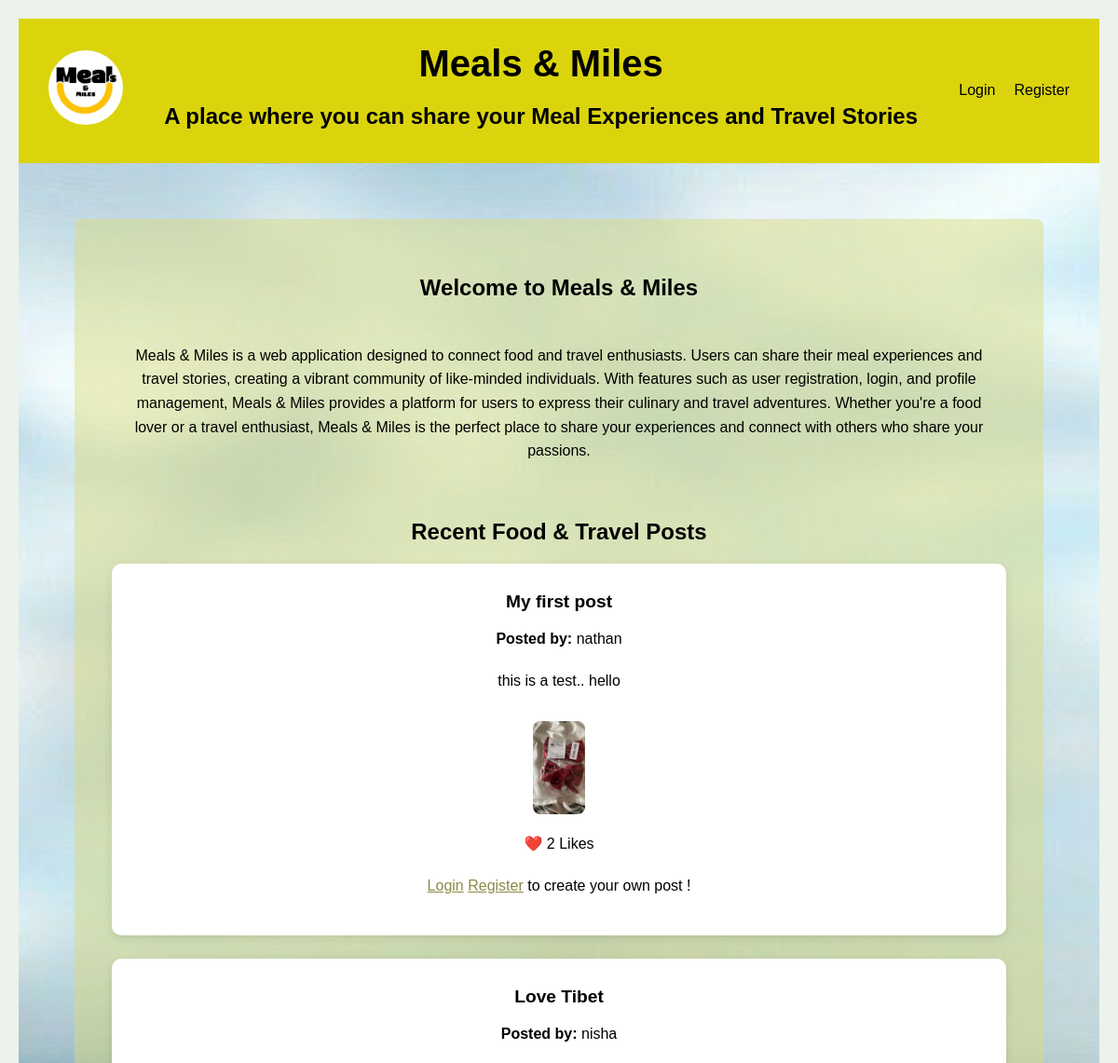
Before: / (upper part) with the older database file.
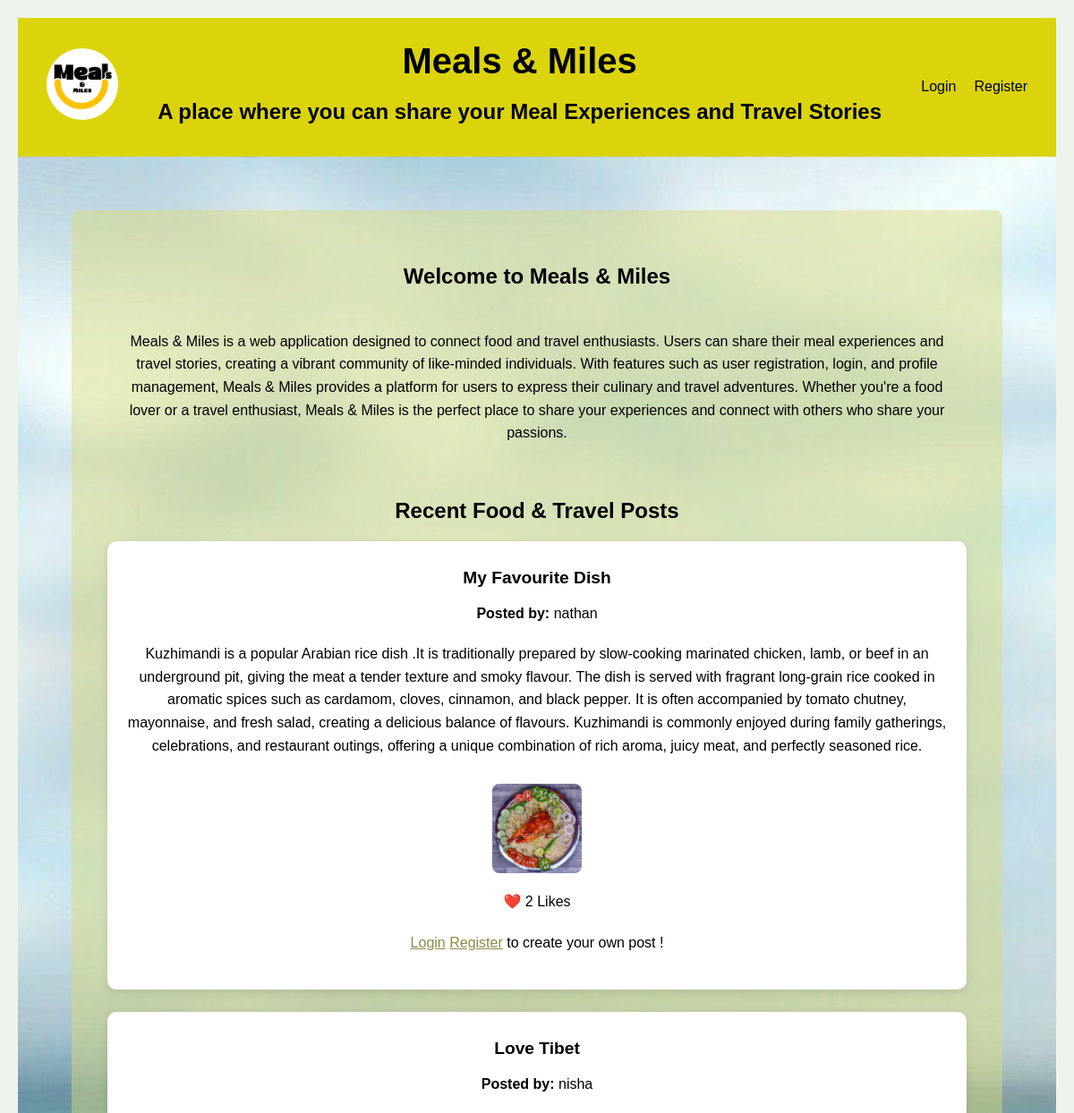
After: the same page with the newer database file.
### Database/models.py (models this page shows)
class Post(db.Model):
        id = db.Column(db.Integer, primary_key=True)
        title = db.Column(db.String(200))
        content = db.Column(db.Text)
        image = db.Column(db.String(255))
        user_id = db.Column(db.Integer, db.ForeignKey('user.id'))
        likes = db.relationship('Like',backref='post', lazy=True, cascade="all, delete-orphan")
        comments = db.relationship('Comment',backref='post', lazy=True, cascade="all, delete-orphan")

class User(db.Model, UserMixin):
    id = db.Column(db.Integer, primary_key=True)
    posts = db.relationship('Post', backref='author', lazy=True , cascade="all, delete-orphan")
    comments = db.relationship('Comment', backref='user', lazy=True, cascade="all, delete-orphan")
    likes = db.relationship('Like', backref='user', lazy=True, cascade="all, delete-orphan")
    username = db.Column( db.String(150),unique=True, nullable=False)
    email = db.Column(db.String(150), unique=True, nullable=False)
    password = db.Column( db.String(255), nullable=False )
    profile_pic = db.Column(db.String(255),
        default='images/Default-Profile-Picture.png')
    name = db.Column(db.String(100))
    age = db.Column(db.Integer)
    gender = db.Column(db.String(20))
    place = db.Column(db.String(100))
    interests = db.Column(db.String(300))
    specify = db.Column(db.String(300))
    cuisine = db.Column(db.String(100))
    about_me = db.Column(db.Text)
    profile_description = db.Column(db.Text)

### Database/views.py (the view)
@views.route('/')
def home():
    posts = Post.query.order_by(Post.id.desc()).all()
    return render_template('login.html', posts=posts)

### Database/templates/login.html (shortened to what this page needs)
<!DOCTYPE html>
<html lang="en">
    <head>
        <link rel="stylesheet" href="../static/css/login.css"/>
        <link rel="stylesheet" href="https://cdnjs.cloudflare.com/ajax/libs/font-awesome/6.5.1/css/all.min.css">
    </head>
    <body>
        <nav class="navbar">
            <div class="nav-left">
                 <img src="{{ url_for('static', filename='images/logo.png') }}" alt="LOGO" class="logo">
            </div>
            <div class="nav-center">
                <h1 class="main-heading">Meals & Miles</h1>
                <h2>A place where you can share your Meal Experiences and Travel Stories</h2>
            </div>
            <div class="nav-right" id= "navRight">
                <a href="#login-form">Login</a>
                <a href="/register">Register</a>
            </div>
        </nav>
        <section class="hero">
            <div class="hero-content">
                <h2>Welcome to Meals & Miles</h2>
                <div class="about">
                <p>Meals & Miles is a web application designed to connect food and travel enthusiasts.
                    Users can share their meal experiences and travel stories, creating a vibrant community of like-minded individuals.
                    With features such as user registration, login, and profile management, Meals & Miles provides a platform for users
                    to express their culinary and travel adventures.
                    Whether you're a food lover or a travel enthusiast, Meals & Miles is the perfect
                    place to share your experiences and connect with others who share your passions.</p>
                </div>
                <section class="public-feed">
                    <h2>Recent Food & Travel Posts</h2>
                        {% for post in posts %}
                        <div class="feed-post">
                            <h3>{{ post.title }}</h3>
                            <p><strong>Posted by:</strong> {{ post.author.username }} </p>
                            <p>{{ post.content }}</p>
                            {% if post.image %}
                            <img src="{{ url_for('static', filename=post.image) }}"class="feed-image">
                            {% endif %}
                            <div class="feed-actions">
                                <p>❤️ {{ post.likes|length }} Likes</p>
                                <p>
                                    <a href="#login-form">Login</a>
                                    <a href="/register">Register</a> to create your own post !
                                </p>
                            </div>
                        </div>
                        {% endfor %}
                </section>
        </section>
    </body>
</html>

### Database/static/css/login.css (style rules this page uses)
body { margin: 0; box-sizing: border-box; background-color: rgb(236, 243, 237); color: black; font-family: 'Arial', sans-serif; text-align: center; padding: 20px; }
.navbar { display: flex; justify-content: space-between; align-items: center; background-color: #dbd40d; padding: 1rem 2rem; }
.nav-left { color: #000000; font-size: 1.5rem; background-size: contain; background-repeat: no-repeat; }
.logo { width: 80px; height: 80px; border-radius: 50%; object-fit: cover; }
.nav-center { position: static; color: rgb(0, 0, 0); transform: none; width: 100%; margin-top: 10px; }
.nav-center .main-heading { font-size: 2.5rem; font-family: 'verdana', sans-serif; margin: 0; }
.nav-right { display: flex; gap: 20px; color: #000000; }
.nav-right a { color: #000000; text-decoration: none; font-size: 1rem; }
.hero { min-height: 100vh; background-image: url('/static/images/background.jpg'); background-size: cover; background-position: center; justify-content: center; display: flex; align-items: center; padding: 60px; }
.hero-content { background-color: #dada7975; color: rgb(0, 0, 0); padding: 40px; border-radius: 8px; }
.hero-content h2 { margin-bottom: 20px; }
.hero-content p { font-size: 1rem; line-height: 1.6; margin-top: 1rem; margin-bottom: 20px; }
h3 { font-size: 1.2rem; font-weight: bold; color:#000000; text-align: center; margin: 10px; }
.about { display: flex; margin-top: 10px; margin-bottom: 20px; padding: 10px; border-radius: 8px; }
.about p { font-size: 1rem; text-align: center; margin-bottom: 10px; }
.public-feed { width: 100%; max-width: 1000px; margin: 40px auto; }
.feed-post { background: white; padding: 20px; margin-bottom: 25px; border-radius: 10px; box-shadow: 0 3px 10px rgba(0,0,0,.1); font-family: 'Arial', sans-serif; font-size: 0.8rem; }
.feed-image { max-width: 250px; max-height: 100px; border-radius: 8px; margin-top: 10px; }
.feed-actions { margin-top: 15px; }
a { color: rgb(142, 138, 72); }

Changed rows visible on the page:
removed Post: title "My first post", author.username "nathan", content "this is a test.. hello", image (picture), likes|length "2"
added Post: title "My Favourite Dish", author.username "nathan", content "Kuzhimandi is a popular Arabian rice dish .It is traditionally prepared by slow-cooking marinated chicken, lamb, or beef in an underground pit, giving the meat a tender texture and smoky flavour. The dish is served with fragrant long-grain rice cooked in aromatic spices such as cardamom, cloves, cinnamon, and black pepper. It is often accompanied by tomato chutney, mayonnaise, and fresh salad, creating a delicious balance of flavours. Kuzhimandi is commonly enjoyed during family gatherings, celebrations, and restaurant outings, offering a unique combination of rich aroma, juicy meat, and perfectly seasoned rice.", image (picture), likes|length "2"
